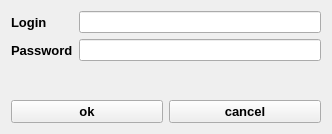
<?xml version="1.0" encoding="UTF-8"?>
<ui version="4.0">
 <class>LoginWidget</class>
 <widget class="QWidget" name="LoginWidget">
  <property name="geometry">
   <rect>
    <x>0</x>
    <y>0</y>
    <width>332</width>
    <height>134</height>
   </rect>
  </property>
  <property name="windowTitle">
   <string>Form</string>
  </property>
  <layout class="QVBoxLayout" name="verticalLayout">
   <item>
    <layout class="QFormLayout" name="formLayout">
     <item row="0" column="0">
      <widget class="QLabel" name="label">
       <property name="font">
        <font>
         <pointsize>10</pointsize>
         <weight>75</weight>
         <bold>true</bold>
        </font>
       </property>
       <property name="text">
        <string>Login</string>
       </property>
      </widget>
     </item>
     <item row="0" column="1">
      <widget class="QLineEdit" name="loginEdit"/>
     </item>
     <item row="1" column="0">
      <widget class="QLabel" name="label_2">
       <property name="font">
        <font>
         <pointsize>10</pointsize>
         <weight>75</weight>
         <bold>true</bold>
        </font>
       </property>
       <property name="text">
        <string>Password</string>
       </property>
      </widget>
     </item>
     <item row="1" column="1">
      <widget class="QLineEdit" name="passwordEdit"/>
     </item>
    </layout>
   </item>
   <item>
    <widget class="QLabel" name="loginResultLabel">
     <property name="text">
      <string/>
     </property>
    </widget>
   </item>
   <item>
    <spacer name="verticalSpacer">
     <property name="orientation">
      <enum>Qt::Vertical</enum>
     </property>
     <property name="sizeHint" stdset="0">
      <size>
       <width>20</width>
       <height>40</height>
      </size>
     </property>
    </spacer>
   </item>
   <item>
    <layout class="QHBoxLayout" name="horizontalLayout">
     <item>
      <widget class="QPushButton" name="okButton">
       <property name="font">
        <font>
         <pointsize>10</pointsize>
         <weight>75</weight>
         <bold>true</bold>
        </font>
       </property>
       <property name="text">
        <string>ok</string>
       </property>
      </widget>
     </item>
     <item>
      <widget class="QPushButton" name="cancelButton">
       <property name="font">
        <font>
         <pointsize>10</pointsize>
         <weight>75</weight>
         <bold>true</bold>
        </font>
       </property>
       <property name="text">
        <string>cancel</string>
       </property>
      </widget>
     </item>
    </layout>
   </item>
  </layout>
 </widget>
 <resources/>
 <connections/>
</ui>
